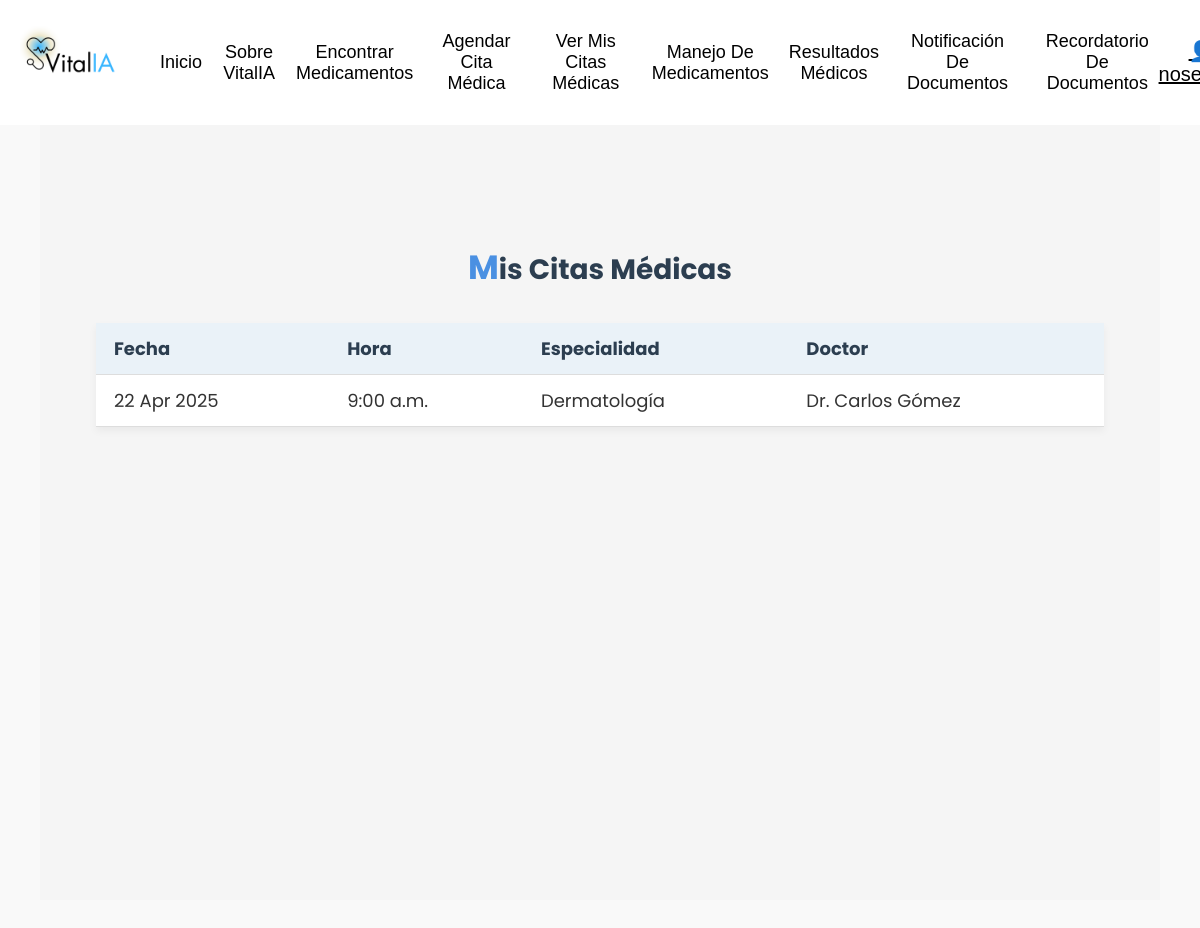
The app's page /appointments/mis-citas/ (signed in) with its own data.
### medical_appointments_web/appointments/models.py (models this page shows, shortened)
class Cita(models.Model):
    fecha = models.DateField()
    hora = models.TimeField()
    especialidad = models.ForeignKey(Especialidad, on_delete=models.CASCADE)
    doctor = models.ForeignKey(Doctor, on_delete=models.CASCADE)
    disponible = models.BooleanField(default=True)
    usuario = models.ForeignKey(User, on_delete=models.SET_NULL, null=True, blank=True)  # 👈 nuevo campo

class Especialidad(models.Model):
    nombre = models.CharField(max_length=100)

class Doctor(models.Model):
    nombre = models.CharField(max_length=100)
    especialidad = models.ForeignKey(Especialidad, on_delete=models.CASCADE)

### medical_appointments_web/appointments/views.py (the view)
# urls.py: path('mis-citas/', ver_mis_citas, name='ver_mis_citas'),
@login_required
def ver_mis_citas(request):
    citas = Cita.objects.filter(usuario=request.user).order_by('fecha', 'hora')
    return render(request, 'mi_cita.html', {'citas': citas})

### medical_appointments_web/appointments/templates/mi_cita.html (shortened to what this page needs)
<!DOCTYPE html>
{% extends 'navbar.html' %}
{% load static %}
{% block content %}
<html lang="es">
<head>
    <link rel="stylesheet" href="{% static 'micita.css' %}">
</head>
<body>
    <h2>Mis Citas Médicas</h2>
    {% if citas %}
        <table>
            <thead>
                <tr>
                    <th>Fecha</th>
                    <th>Hora</th>
                    <th>Especialidad</th>
                    <th>Doctor</th>
                </tr>
            </thead>
            <tbody>
                {% for cita in citas %}
                <tr>
                    <td>{{ cita.fecha|date:"d M Y" }}</td>
                    <td>{{ cita.hora|time:"g:i a" }}</td>
                    <td>{{ cita.especialidad.nombre }}</td>
                    <td>{{ cita.doctor.nombre }}</td>
                </tr>
                {% endfor %}
            </tbody>
        </table>
    {% else %}
        <p class="no-citas">Aún no tienes citas médicas programadas.</p>
    {% endif %}
</body>
</html>
{% endblock  %}

### VItalIA_app/templates/navbar.html (shortened to what this page needs)
<!DOCTYPE html>
{% load static %}
<html lang="es">
<head>
    <link rel="stylesheet" href="{% static 'navbar.css' %}">
    <link rel="stylesheet" href="{% static 'reminder_app/css/styles.css' %}">
</head>
<body>
        <nav class="navbar">
            <div class="logo">
                <img src="{% static 'src/imagenes/logo.png' %}" alt="VitalIA">
            </div>
            <ul class="nav-links">
                <li><a href="/menu/">Inicio</a></li>
                <li><a href="#">Sobre VitalIA</a></li>
                <li><a href="/medication-finder/">Encontrar Medicamentos</a></li>
                <li><a href="/appointments/">Agendar Cita Médica</a></li>
                <li><a href="/appointments/mis-citas/">Ver Mis Citas Médicas</a></li>
                <li><a href="/medication-management/">Manejo De Medicamentos</a></li>
                <li><a href="/testresults/">Resultados Médicos</a></li>
                <li><a href="/document-notification/">Notificación De Documentos</a></li>
                <li><a href="/documents-reminder/">Recordatorio De Documentos</a></li>
            </ul>
            <div class="icons">
                {% if user.is_authenticated %}
                    <a href="{% url 'perfil_usuario' %}" class="username-link">
                        👤 {{ user.username }}
                    </a>
                {% else %}
                    <a href="{% url 'login' %}" class="username-link">Iniciar sesión</a>
                {% endif %}
            </div>
        </nav>
    <div class="content">
        {% block content %}
        {% endblock %}
    </div>
</body>
</html>

### VItalIA_app/static_src/src/navbar.css (style rules this page uses)
.navbar { all: unset; position: fixed; top: 0; left: 0; width: 100%; background-color: #ffffff; color: white; display: flex; align-items: center; justify-content: space-between; padding: 10px 20px; z-index: 1000; }
body { margin: 0; padding: 0; font-family: Arial, sans-serif; padding-top: 80px; }
.logo img { height: 100px; }
.nav-links { list-style: none; display: flex; gap: 20px; align-items: center; text-align: center; }
.nav-links li { display: inline; }
.nav-links a { text-decoration: none; color: black; font-weight: 500; transition: color 0.3s; text-align: center; }
.icons a { margin-left: 15px; font-size: 20px; color: black; }

### documents_notification_vitalia/reminder_app/static/reminder_app/css/styles.css (style rules this page uses)
body { font-family: Arial, sans-serif; background-color: #f5f5f5; color: #333; margin: 0; padding: 0; min-height: 100vh; font-size: 18px; }
.content { min-height: calc(100vh - 120px); padding-top: 120px; background-color: #f5f5f5; }
h2 { font-size: 28px; color: #2c3e50; margin-bottom: 30px; text-align: center; font-weight: bold; }
h2::first-letter { font-size: 120%; color: #4A90E2; }

### medical_appointments_web/appointments/static/micita.css (style rules this page uses)
body { padding: 100px 40px 40px; background-color: #f9f9f9; }
h2 { font-family: 'Poppins', sans-serif; text-align: center; color: #2C3E50; margin-bottom: 30px; }
table { font-family: 'Poppins', sans-serif; width: 90%; margin: auto; border-collapse: collapse; background-color: #fff; box-shadow: 0 4px 8px rgba(0,0,0,0.05); }
th, td { padding: 12px 18px; border-bottom: 1px solid #ddd; text-align: left; }
th { background-color: #eaf2f8; color: #2C3E50; }

### records on screen
Cita: fecha "22 Apr 2025", hora "9:00 a.m.", especialidad.nombre "Dermatología", doctor.nombre "Dr. Carlos Gómez"
